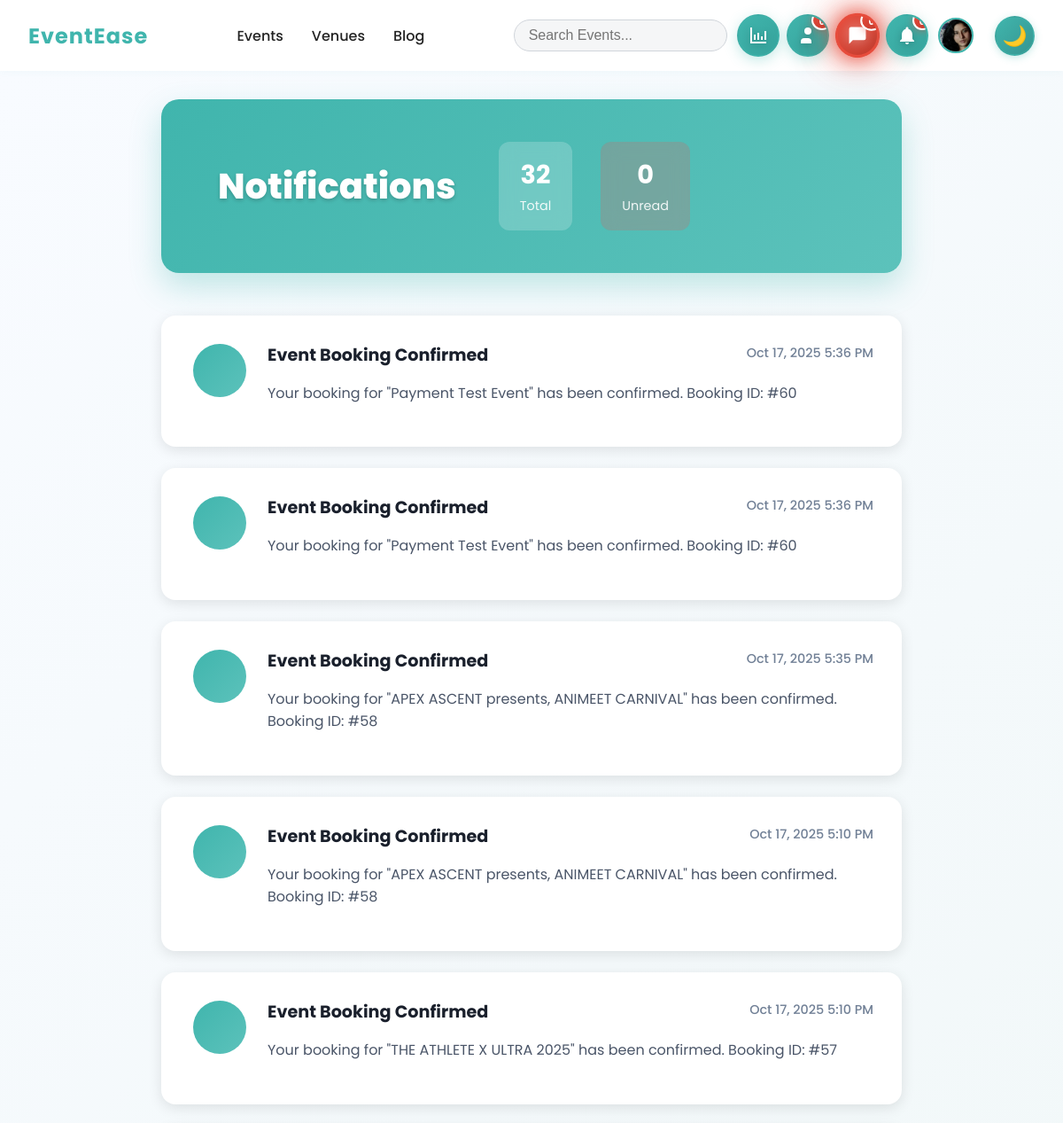
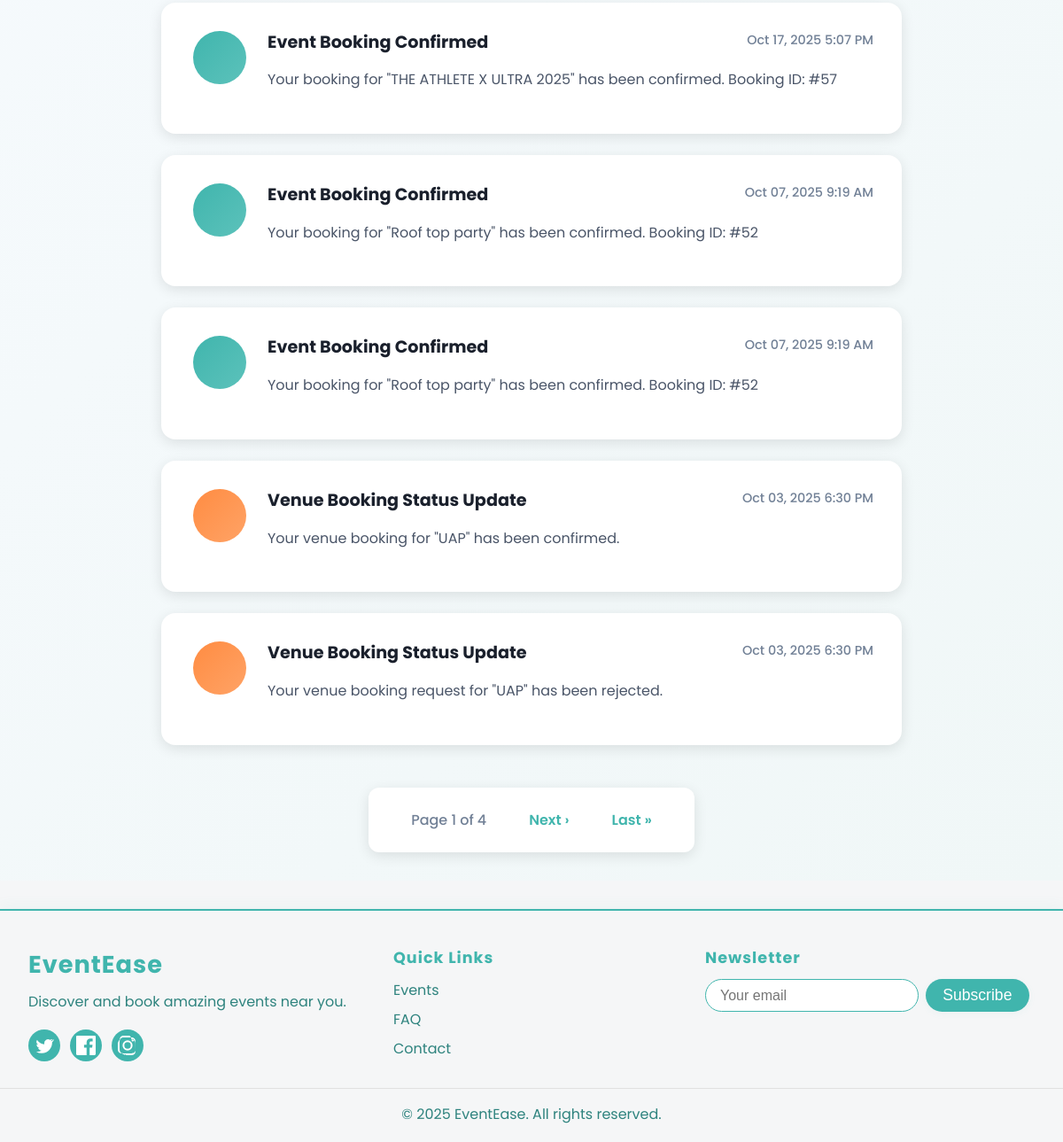
The app's page /notifications/ (signed in) with its own data (2 pictures, top to bottom).
### users/models.py (models this page shows, shortened)
class UserProfile(models.Model):
    ROLE_CHOICES = [
        ('basic_user', 'Basic User'),
        ('event_manager', 'Event Manager'),
        ('venue_manager', 'Venue Manager'),
        ('admin', 'Admin'),
    ]
    user = models.OneToOneField(User, on_delete=models.CASCADE, related_name='profile')
    role = models.CharField(max_length=20, choices=ROLE_CHOICES, default='basic_user')
    phone = models.CharField(max_length=15, blank=True, null=True)
    address = models.TextField(blank=True, null=True)
    bio = models.TextField(max_length=500, blank=True, null=True)
    avatar = models.ImageField(upload_to='avatars/', blank=True, null=True)
    created_at = models.DateTimeField(auto_now_add=True)
    updated_at = models.DateTimeField(auto_now=True)

### notifications/models.py (models this page shows, shortened)
class Notification(models.Model):
    NOTIFICATION_TYPES = [
        ('event_booking_confirm', 'Event Booking Confirmation'),
        ('venue_booking_status', 'Venue Booking Status'),
        ('upcoming_event', 'Upcoming Event'),
        ('venue_booking_request', 'Venue Booking Request'),
        ('event_registration', 'Event Registration'),
        ('system', 'System Notification'),
    ]
    user = models.ForeignKey(User, on_delete=models.CASCADE, related_name='user_notifications')
    title = models.CharField(max_length=200)
    message = models.TextField()
    notification_type = models.CharField(max_length=30, choices=NOTIFICATION_TYPES, default='system')
    is_read = models.BooleanField(default=False)
    created_at = models.DateTimeField(auto_now_add=True)
    event_id = models.PositiveIntegerField(null=True, blank=True)
    venue_id = models.PositiveIntegerField(null=True, blank=True)
    booking_id = models.PositiveIntegerField(null=True, blank=True)
    class Meta:
        ordering = ['-created_at']

### notifications/views.py (the view)
# urls.py: path('', views.notification_list, name='notification_list'),
@login_required
def notification_list(request):
    notifications = Notification.objects.filter(user=request.user).order_by('-created_at')
    total_count = notifications.count()
    unread_count = notifications.filter(is_read=False).count()
    paginator = Paginator(notifications, 10)  # Show 10 notifications per page
    page_number = request.GET.get('page')
    page_obj = paginator.get_page(page_number)
    context = {
        'notifications': page_obj,
        'total_count': total_count,
        'unread_count': unread_count,
    }
    return render(request, 'notifications/notification_list.html', context)

### notifications/templates/notifications/notification_list.html (shortened to what this page needs)
{% extends 'base.html' %}
{% load static %}
{% block content %}
<div class="notifications-page">
    <div class="notifications-container">
        <div class="notifications-header">
            <div class="header-content">
                <div class="header-title">
                    <h1>Notifications</h1>
                </div>
                <div class="header-stats">
                    <div class="stat-item">
                        <span class="stat-number">{{ total_count }}</span>
                        <span class="stat-label">Total</span>
                    </div>
                    <div class="stat-item unread">
                        <span class="stat-number">{{ unread_count }}</span>
                        <span class="stat-label">Unread</span>
                    </div>
                </div>
            </div>
        </div>
        <div class="notifications-content">
            {% if notifications %}
                <div class="notifications-list">
                    {% for notification in notifications %}
                    <div class="notification-card {% if not notification.is_read %}unread{% endif %}"
                         data-type="{{ notification.notification_type }}">
                        <div class="notification-icon">
                        </div>
                        <div class="notification-content">
                            <div class="notification-header">
                                <h3 class="notification-title">{{ notification.title }}</h3>
                                <span class="notification-time">{{ notification.created_at|date:"M d, Y g:i A" }}</span>
                            </div>
                            <p class="notification-message">{{ notification.message }}</p>
                        </div>
                    </div>
                    {% endfor %}
                </div>
                {% if notifications.has_other_pages %}
                <div class="pagination-container">
                    <div class="pagination">
                        <span class="page-info">
                            Page {{ notifications.number }} of {{ notifications.paginator.num_pages }}
                        </span>
                        {% if notifications.has_next %}
                            <a href="?page={{ notifications.next_page_number }}" class="page-link next">Next &rsaquo;</a>
                            <a href="?page={{ notifications.paginator.num_pages }}" class="page-link last">Last &raquo;</a>
                        {% endif %}
                    </div>
                </div>
                {% endif %}
            {% endif %}
        </div>
    </div>
</div>
{% endblock %}

### templates/base.html (shortened to what this page needs)
<!DOCTYPE html>
<html lang="en">
<head>
    {% load static %}
    <link rel="stylesheet" href="{% static 'css/style.css' %}">
</head>
<body>
    <nav>
        <div class="logo">
            <h1><a href="{% url 'home' %}" style="text-decoration: none; color: inherit;">EventEase</a></h1>
        </div>
        <ul class="nav-links">
            <li><a href="{% url 'events:event_list' %}">Events</a></li>
            <li><a href="{% url 'venues:venue_list' %}">Venues</a></li>
            <li><a href="{% url 'blog:blog_list' %}">Blog</a></li>
        </ul>
        <div class="nav-right">
            <input type="text" class="search-bar" placeholder="Search Events...">
            {% if user.is_authenticated %}
                <div class="notification-group" style="display: flex !important; flex-direction: row !important; align-items: center; gap: 0.3rem; flex-wrap: nowrap;">
                    <a href="{% url 'users:dashboard' %}" class="notification-bell dashboard-notification" title="Dashboard" aria-label="Dashboard" style="display: inline-flex !important; margin: 0; float: none;">
                        <svg width="24" height="24" viewBox="0 0 24 24" fill="currentColor">
                            <path d="M3 3v18h18v-2H5V3H3zm4 14h2v-6H7v6zm4 0h2V9h-2v8zm4 0h2v-4h-2v4zm4 0h2V7h-2v10z"/>
                        </svg>
                    </a>
                    <a href="{% url 'users:friends' %}" class="notification-bell friends-notification" title="Friends" aria-label="Friends" style="display: inline-flex !important; margin: 0; float: none;">
                        <svg width="24" height="24" viewBox="0 0 24 24" fill="currentColor">
                            <path d="M16 21v-2a4 4 0 0 0-4-4H8a4 4 0 0 0-4 4v2"/>
                            <circle cx="12" cy="7" r="4"/>
                        </svg>
                        <span class="notification-count friends-count" id="friends-count" style="display: none !important;">0</span>
                    </a>
                    <a href="{% url 'users:messages' %}" class="notification-bell messages-notification" title="Messages" aria-label="Messages" style="display: inline-flex !important; margin: 0; float: none;">
                        <svg width="24" height="24" viewBox="0 0 24 24" fill="currentColor">
                            <path d="M21 15a2 2 0 0 1-2 2H7l-4 4V5a2 2 0 0 1 2-2h14a2 2 0 0 1 2 2v10Z"/>
                            <path d="M8 10h8M8 14h4" stroke="white" stroke-width="1.5" stroke-linecap="round"/>
                        </svg>
                        <span class="notification-count messages-count" id="messages-count" style="display: none !important;">0</span>
                    </a>
                    <a href="{% url 'notifications:notification_list' %}" class="notification-bell notifications-notification" title="Notifications - Click to view" style="display: inline-flex !important; margin: 0; float: none;">
                        <svg width="24" height="24" fill="currentColor" viewBox="0 0 24 24">
                            <path d="M12 22c1.1 0 2-.9 2-2h-4c0 1.1.9 2 2 2zm6-6v-5c0-3.07-1.64-5.64-4.5-6.32V4c0-.83-.67-1.5-1.5-1.5s-1.5.67-1.5 1.5v.68C7.63 5.36 6 7.92 6 11v5l-2 2v1h16v-1l-2-2z"/>
                        </svg>
                        <span class="notification-count" id="notification-count" style="display: none !important;">0</span>
                    </a>
                </div>
                <a href="{% url 'users:profile' %}" class="profile-icon-link">
                    <div class="profile-icon">
                        {% if user.profile.avatar %}
                            <img src="{{ user.profile.avatar.url }}" alt="Profile Picture">
                        {% else %}
                            <div class="profile-icon-placeholder">
                                {{ user.first_name.0|default:user.username.0|upper }}
                            </div>
                        {% endif %}
                    </div>
                </a>
            {% else %}
                <a href="{% url 'users:login' %}" class="login-btn">Login</a>
                <a href="{% url 'users:signup' %}" class="signup-btn">Sign Up</a>
            {% endif %}
            <button id="toggle-mode" class="toggle-mode">🌙</button>
        </div>
    </nav>
    {% block content %}
    {% endblock %}
    <footer>
        <div class="footer-content">
            <div class="footer-main">
                <div class="footer-brand">
                    <h2>EventEase</h2>
                    <p class="footer-tagline">Discover and book amazing events near you.</p>
                    <div class="footer-social">
                        <a href="#" aria-label="Twitter">
                        </a>
                        <a href="#" aria-label="Facebook">
                        </a>
                        <a href="#" aria-label="Instagram">
                        </a>
                    </div>
                </div>
                <div class="footer-links">
                    <h3>Quick Links</h3>
                    <ul>
                        <li><a href="{% url 'events:event_list' %}">Events</a></li>
                        <li><a href="#">FAQ</a></li>
                        <li><a href="#">Contact</a></li>
                    </ul>
                </div>
                <div class="footer-newsletter">
                    <h3>Newsletter</h3>
                    <form>
                        <input type="email" placeholder="Your email" required>
                        <button type="submit" class="btn">Subscribe</button>
                    </form>
                </div>
            </div>
            <div class="footer-bottom">
                <p>&copy; 2025 EventEase. All rights reserved.</p>
            </div>
        </div>
    </footer>
</body>
</html>

### notifications/templates/notifications/notification_list.html (style rules this page uses)
.notifications-page { min-height: 80vh; background: linear-gradient(135deg, #f8fbff 0%, #f0f7f7 100%); padding: 2rem 0; }
.notifications-container { max-width: 900px; margin: 0 auto; padding: 0 2rem; }
.notifications-header { background: linear-gradient(135deg, #40B5AD 0%, #5cc2bb 100%); border-radius: 20px; padding: 3rem; margin-bottom: 3rem; color: white; box-shadow: 0 15px 35px rgba(64, 181, 173, 0.3); display: flex; justify-content: space-between; align-items: center; flex-wrap: wrap; gap: 2rem; }
.header-content { display: flex; align-items: center; gap: 3rem; }
.header-title { display: flex; align-items: center; gap: 1rem; }
.notifications-header h1 { font-size: 2.5rem; font-weight: 800; margin: 0; text-shadow: 0 2px 4px rgba(0, 0, 0, 0.2); }
.header-stats { display: flex; gap: 2rem; }
.stat-item { text-align: center; background: rgba(255, 255, 255, 0.2); border-radius: 12px; padding: 1rem 1.5rem; backdrop-filter: blur(10px); }
.stat-item.unread { background: rgba(255, 75, 75, 0.2); }
.stat-number { display: block; font-size: 1.8rem; font-weight: 700; }
.stat-label { font-size: 0.9rem; opacity: 0.9; }
.notifications-list { display: flex; flex-direction: column; gap: 1.5rem; }
.notification-card { background: white; border-radius: 16px; padding: 2rem; box-shadow: 0 4px 15px rgba(0, 0, 0, 0.1); transition: all 0.3s ease; position: relative; overflow: hidden; display: flex; gap: 1.5rem; border-left: 4px solid transparent; }
.notification-icon { width: 60px; height: 60px; border-radius: 50%; display: flex; align-items: center; justify-content: center; font-size: 1.5rem; color: white; flex-shrink: 0; }
.notification-card[data-type="event_booking_confirm"] .notification-icon { background: linear-gradient(135deg, #40B5AD 0%, #5cc2bb 100%); }
.notification-card[data-type="venue_booking_status"] .notification-icon { background: linear-gradient(135deg, #ff8c42 0%, #ffa366 100%); }
.notification-content { flex: 1; }
.notification-header { display: flex; justify-content: space-between; align-items: flex-start; margin-bottom: 1rem; gap: 1rem; }
.notification-title { font-size: 1.2rem; font-weight: 700; color: #1a202c; margin: 0; line-height: 1.4; }
.notification-time { color: #718096; font-size: 0.9rem; font-weight: 500; white-space: nowrap; }
.notification-message { color: #4a5568; font-size: 1rem; line-height: 1.6; margin: 0 0 1rem 0; }
.pagination-container { margin-top: 3rem; display: flex; justify-content: center; }
.pagination { display: flex; align-items: center; gap: 1rem; background: white; padding: 1rem 2rem; border-radius: 12px; box-shadow: 0 4px 15px rgba(0, 0, 0, 0.1); }
.page-link { padding: 0.5rem 1rem; border-radius: 8px; text-decoration: none; color: #40B5AD; font-weight: 600; transition: all 0.3s ease; }
.page-info { color: #718096; font-weight: 500; margin: 0 1rem; }

### records on screen
Notification: title "Event Booking Confirmed", created_at "Oct 17, 2025 5:36 PM", message "Your booking for \"Payment Test Event\" has been confirmed. Booking ID: #60"
Notification: title "Event Booking Confirmed", created_at "Oct 17, 2025 5:36 PM", message "Your booking for \"Payment Test Event\" has been confirmed. Booking ID: #60"
Notification: title "Event Booking Confirmed", created_at "Oct 17, 2025 5:35 PM", message "Your booking for \"APEX ASCENT presents, ANIMEET CARNIVAL\" has been confirmed. Booking ID: #58"
Notification: title "Event Booking Confirmed", created_at "Oct 17, 2025 5:10 PM", message "Your booking for \"APEX ASCENT presents, ANIMEET CARNIVAL\" has been confirmed. Booking ID: #58"
Notification: title "Event Booking Confirmed", created_at "Oct 17, 2025 5:10 PM", message "Your booking for \"THE ATHLETE X ULTRA 2025\" has been confirmed. Booking ID: #57"
Notification: title "Event Booking Confirmed", created_at "Oct 17, 2025 5:07 PM", message "Your booking for \"THE ATHLETE X ULTRA 2025\" has been confirmed. Booking ID: #57"
Notification: title "Event Booking Confirmed", created_at "Oct 07, 2025 9:19 AM", message "Your booking for \"Roof top party\" has been confirmed. Booking ID: #52"
Notification: title "Event Booking Confirmed", created_at "Oct 07, 2025 9:19 AM", message "Your booking for \"Roof top party\" has been confirmed. Booking ID: #52"
Notification: title "Venue Booking Status Update", created_at "Oct 03, 2025 6:30 PM", message "Your venue booking for \"UAP\" has been confirmed."
Notification: title "Venue Booking Status Update", created_at "Oct 03, 2025 6:30 PM", message "Your venue booking request for \"UAP\" has been rejected."

### other values on screen
{{ total_count }} "32"
{{ unread_count }} "0"
{{ notifications.number }} "1"
{{ notifications.paginator.num_pages }} "4"
